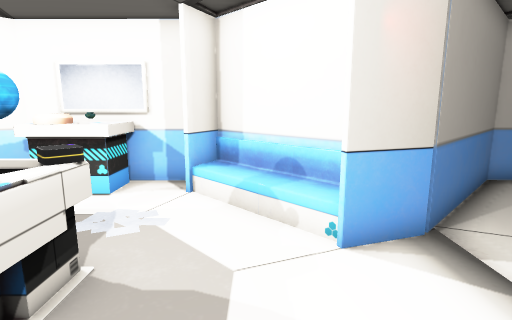
view 1 (above)

12 first-person views from a walk through a Unity game level. The camera is 1.2 m above the floor, tilts 10° down and sees 80° across. Doors are open. The floor is counted in squares, 0.5 m on a side. Each view is taken from the middle of a square. On the plan, view 1 faces up. The plan holds only what a view shows up to about 19 squares ahead; the rest is blank. The player is left out.

view 2
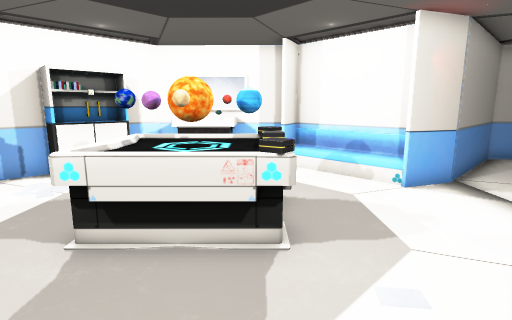

view 3
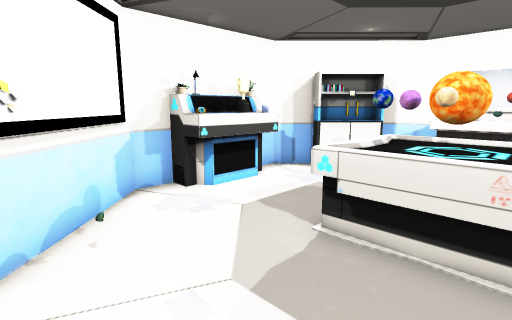

view 4
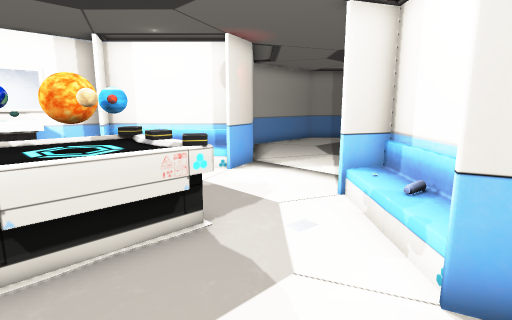

view 5
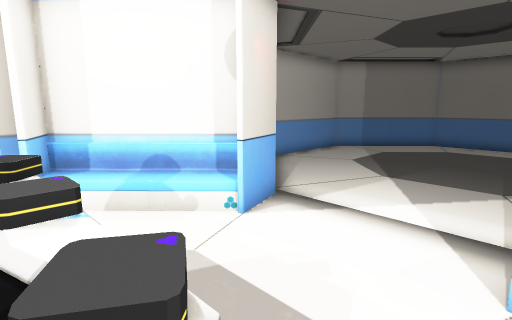

view 6
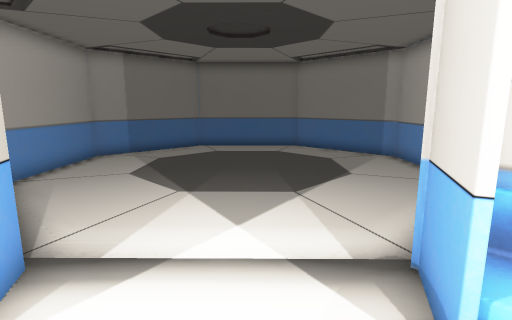

view 7
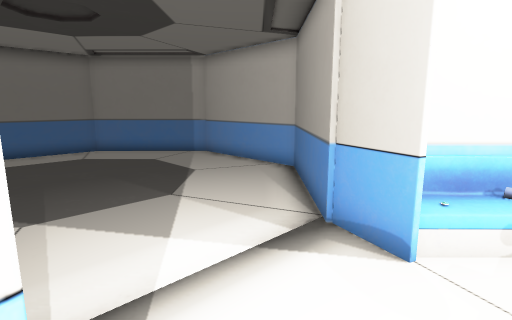

view 8
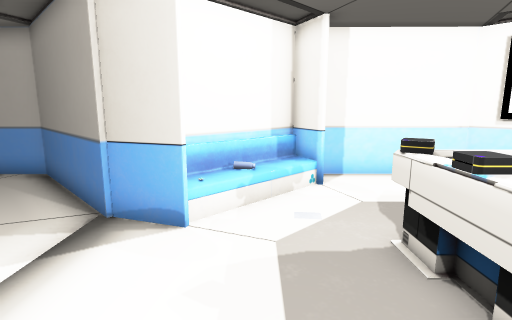

view 9
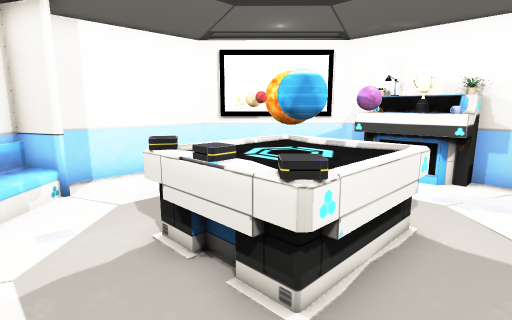

view 10
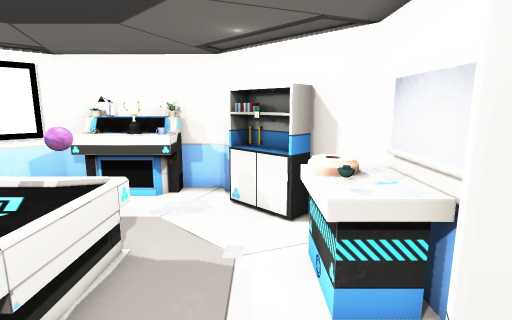

view 11
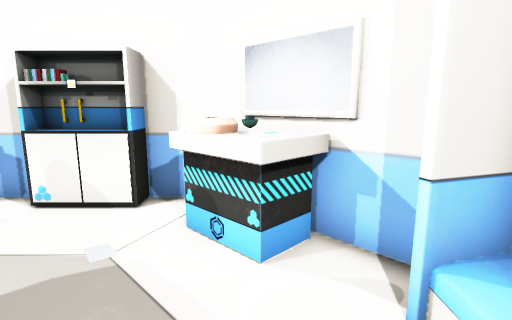

view 12
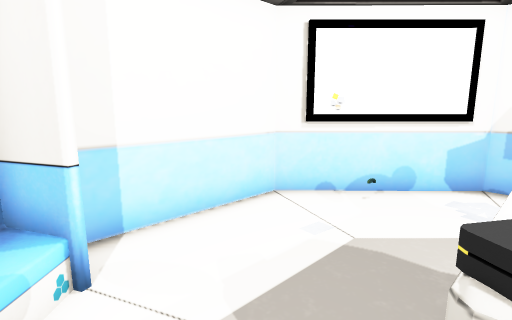

### Floor plan
Points are (right, up) in squares from view 1. A wall is a line through its corners. A room is listed if a view was taken in it or the views show most of it. See-through windows are left out.
Room 1 (views 1, 2, 3, 4, 5, 6, 7, 8, 9, 10, 11, 12)
walls: (-10.4, 3.5) (-10.4, 1.5) (-10.9, 1.1); (-2, -3.1) (-1.4, -4.4); (-10.8, 4.3) (-10.8, 0.8); (-11, 4.3) (-11, 0.8); (-9.1, 7) (-9.9, 6.3); (-1.9, -3.9) (-2.1, -3.2); (-11.6, 4.2) (-10, 4.2) (-10, 0.8) (-11.6, 0.8); (1.5, 4.9) (1.1, 5.3); (-8.6, 8.6) (-7.9, 7.9) (-9.7, 6.1); (-1.3, -4.6) (2.7, -0.6); (2.6, -0.5) (1.3, 0.1); (2.4, 6) (-1.3, 9.7) (-7.3, 9.8) (-11.5, 5.6) (-11.6, -0.4) (-7.4, -4.7) (-2.4, -4.7); (-1.2, 9.6) (-1.9, 8.3)
low walls: (-2.6, 3.7) (-2.9, 4.1); (-10.9, 3.9) (-10.4, 3.5); (-0.4, -3.4) (2.6, -0.5); (1.4, 5.2) (1.1, 5.5); (-1.4, -4.4) (-0.5, -3.5)
ways out: open door at (3, 2.5) to room 2
objects: table (-6, 1) to (-2, 4); table (-6, 8) to (-4, 9)
Room 2 (no view inside)
walls: (3.4, -0.5) (7.6, -4.8) (13.3, -4.8) (17.7, -0.5) (17.8, 5.4) (13.7, 9.6) (7.5, 9.6) (3.2, 5.4)
ways out: open door at (3, 2.5) to room 1

Positions as (right, up) in squares from view 1, and headings:
1: (0, 0), facing up
2: (-3, -4), facing up
3: (-3, -4), facing up-left
4: (-6, -4), facing up-right
5: (-3, 0), facing up-right
6: (-1, 2), facing right
7: (0, 5), facing down-right
8: (0, 6), facing down
9: (0, 6), facing down-left
10: (0, 7), facing left
11: (-1, 5), facing up-left
12: (-1, 1), facing down-left
